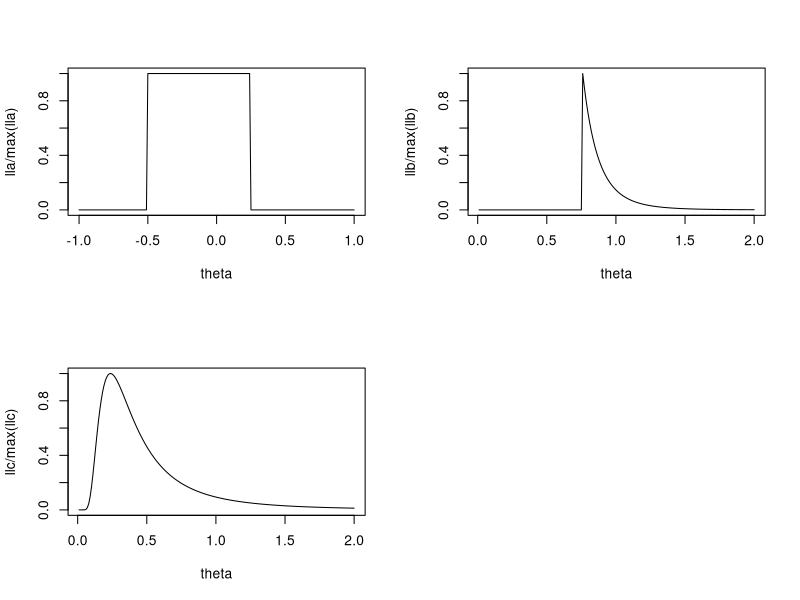

R code for this plot:
y <- c(0.5, -0.32, -0.55, -0.76, -0.07, 0.44, -0.48)

lla.f <- function(theta, y) {
  prod(dunif(y, theta - 1, theta + 1))
}

llb.f <- function(theta, y) {
  prod(dunif(y, -theta, theta))
}

llc.f <- function(theta, y) {
  prod(dnorm(y, sd = sqrt(theta)))
}


n <- length(y)
par(mfrow = c(2, 2))
# 1)
theta <- seq(-1, 1, by = 0.01)
lla <- sapply(theta, lla.f, y = y)
plot(theta, lla / max(lla), type = "l")

# 2)
theta <- seq(0.01, 2, by = 0.01)
llb <- sapply(theta, llb.f, y = y)
plot(theta, llb / max(llb), type = "l")

# 3)
theta <- seq(0.01, 2, by = 0.01)
llc <- sapply(theta, llc.f, y = y)
plot(theta, llc / max(llc), type = "l")